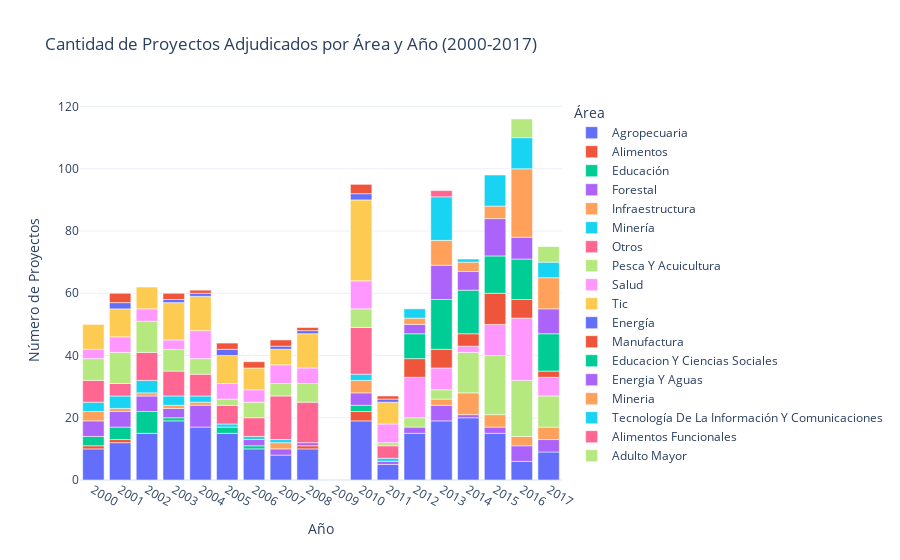

Notebook source saved alongside this figure:
### Markdown cell above
## 2. Cantidad de Proyectos por Área y Año (2000-2017)

Dado que no disponemos de los montos para el periodo 2012-2017, analizamos la **cantidad de proyectos adjudicados** para tener una visión completa de la evolución de las áreas prioritarias a lo largo de todo el periodo estudiado.

### Code cell
# Agrupar por Año y Área (Conteo)
count_by_area_year = df_all.groupby(['year', 'area']).size().reset_index(name='count')

# Filtrar años inválidos si los hubiera (ej. 0)
count_by_area_year = count_by_area_year[count_by_area_year['year'] > 1990]

# Crear Gráfico de Barras Apiladas (Conteo)
fig2 = px.bar(count_by_area_year, 
              x="year", 
              y="count", 
              color="area",
              title="Cantidad de Proyectos Adjudicados por Área y Año (2000-2017)",
              labels={
                  "year": "Año", 
                  "count": "Número de Proyectos", 
                  "area": "Área Temática"
              },
              template="plotly_white")

fig2.update_layout(
    xaxis_tickmode='linear',
    legend_title_text='Área',
    hovermode='x unified'
)

fig2.show()

### Figure 1 — Plotly figure (JSON) as saved in the notebook; plotly's stock layout.template omitted (floating-point values rounded to 4 significant figures)
{"data": [{"hovertemplate": "Área Temática=Agropecuaria<br>Año=%{x}<br>Número de Proyectos=%{y}<extra></extra>", "legendgroup": "Agropecuaria", "marker": {"color": "#636efa", "pattern": {"shape": ""}}, "name": "Agropecuaria", "orientation": "v", "showlegend": true, "textposition": "auto", "type": "bar", "x": [2000, 2001, 2002, 2003, 2004, 2005, 2006, 2007, 2008, 2010, 2011, 2012, 2013, 2014, 2015, 2016, 2017], "xaxis": "x", "y": [10, 12, 15, 19, 17, 15, 10, 8, 10, 19, 5, 15, 19, 20, 15, 6, 9], "yaxis": "y"}, {"hovertemplate": "Área Temática=Alimentos<br>Año=%{x}<br>Número de Proyectos=%{y}<extra></extra>", "legendgroup": "Alimentos", "marker": {"color": "#EF553B", "pattern": {"shape": ""}}, "name": "Alimentos", "orientation": "v", "showlegend": true, "textposition": "auto", "type": "bar", "x": [2000, 2001, 2008, 2010], "xaxis": "x", "y": [1, 1, 1, 3], "yaxis": "y"}, {"hovertemplate": "Área Temática=Educación<br>Año=%{x}<br>Número de Proyectos=%{y}<extra></extra>", "legendgroup": "Educación", "marker": {"color": "#00cc96", "pattern": {"shape": ""}}, "name": "Educación", "orientation": "v", "showlegend": true, "textposition": "auto", "type": "bar", "x": [2000, 2001, 2002, 2003, 2005, 2006, 2010], "xaxis": "x", "y": [3, 4, 7, 1, 2, 1, 2], "yaxis": "y"}, {"hovertemplate": "Área Temática=Forestal<br>Año=%{x}<br>Número de Proyectos=%{y}<extra></extra>", "legendgroup": "Forestal", "marker": {"color": "#ab63fa", "pattern": {"shape": ""}}, "name": "Forestal", "orientation": "v", "showlegend": true, "textposition": "auto", "type": "bar", "x": [2000, 2001, 2002, 2003, 2004, 2006, 2007, 2008, 2010, 2011, 2012, 2013, 2014, 2015, 2016, 2017], "xaxis": "x", "y": [5, 5, 5, 3, 7, 2, 2, 1, 4, 1, 2, 5, 1, 2, 5, 4], "yaxis": "y"}, {"hovertemplate": "Área Temática=Infraestructura<br>Año=%{x}<br>Número de Proyectos=%{y}<extra></extra>", "legendgroup": "Infraestructura", "marker": {"color": "#FFA15A", "pattern": {"shape": ""}}, "name": "Infraestructura", "orientation": "v", "showlegend": true, "textposition": "auto", "type": "bar", "x": [2000, 2001, 2002, 2003, 2004, 2007, 2010, 2013, 2014, 2015, 2016, 2017], "xaxis": "x", "y": [3, 1, 1, 1, 1, 2, 4, 2, 7, 4, 3, 4], "yaxis": "y"}, {"hovertemplate": "Área Temática=Minería<br>Año=%{x}<br>Número de Proyectos=%{y}<extra></extra>", "legendgroup": "Minería", "marker": {"color": "#19d3f3", "pattern": {"shape": ""}}, "name": "Minería", "orientation": "v", "showlegend": true, "textposition": "auto", "type": "bar", "x": [2000, 2001, 2002, 2003, 2004, 2005, 2006, 2007, 2010, 2011], "xaxis": "x", "y": [3, 4, 4, 3, 2, 1, 1, 1, 2, 1], "yaxis": "y"}, {"hovertemplate": "Área Temática=Otros<br>Año=%{x}<br>Número de Proyectos=%{y}<extra></extra>", "legendgroup": "Otros", "marker": {"color": "#FF6692", "pattern": {"shape": ""}}, "name": "Otros", "orientation": "v", "showlegend": true, "textposition": "auto", "type": "bar", "x": [2000, 2001, 2002, 2003, 2004, 2005, 2006, 2007, 2008, 2010, 2011], "xaxis": "x", "y": [7, 4, 9, 8, 7, 6, 6, 14, 13, 15, 4], "yaxis": "y"}, {"hovertemplate": "Área Temática=Pesca Y Acuicultura<br>Año=%{x}<br>Número de Proyectos=%{y}<extra></extra>", "legendgroup": "Pesca Y Acuicultura", "marker": {"color": "#B6E880", "pattern": {"shape": ""}}, "name": "Pesca Y Acuicultura", "orientation": "v", "showlegend": true, "textposition": "auto", "type": "bar", "x": [2000, 2001, 2002, 2003, 2004, 2005, 2006, 2007, 2008, 2010, 2011, 2012, 2013, 2014, 2015, 2016, 2017], "xaxis": "x", "y": [7, 10, 10, 7, 5, 2, 5, 4, 6, 6, 1, 3, 3, 13, 19, 18, 10], "yaxis": "y"}, {"hovertemplate": "Área Temática=Salud<br>Año=%{x}<br>Número de Proyectos=%{y}<extra></extra>", "legendgroup": "Salud", "marker": {"color": "#FF97FF", "pattern": {"shape": ""}}, "name": "Salud", "orientation": "v", "showlegend": true, "textposition": "auto", "type": "bar", "x": [2000, 2001, 2002, 2003, 2004, 2005, 2006, 2007, 2008, 2010, 2011, 2012, 2013, 2014, 2015, 2016, 2017], "xaxis": "x", "y": [3, 5, 4, 3, 9, 5, 4, 6, 5, 9, 6, 13, 7, 2, 10, 20, 6], "yaxis": "y"}, {"hovertemplate": "Área Temática=Tic<br>Año=%{x}<br>Número de Proyectos=%{y}<extra></extra>", "legendgroup": "Tic", "marker": {"color": "#FECB52", "pattern": {"shape": ""}}, "name": "Tic", "orientation": "v", "showlegend": true, "textposition": "auto", "type": "bar", "x": [2000, 2001, 2002, 2003, 2004, 2005, 2006, 2007, 2008, 2010, 2011], "xaxis": "x", "y": [8, 9, 7, 12, 11, 9, 7, 5, 11, 26, 7], "yaxis": "y"}, {"hovertemplate": "Área Temática=Energía<br>Año=%{x}<br>Número de Proyectos=%{y}<extra></extra>", "legendgroup": "Energía", "marker": {"color": "#636efa", "pattern": {"shape": ""}}, "name": "Energía", "orientation": "v", "showlegend": true, "textposition": "auto", "type": "bar", "x": [2001, 2003, 2004, 2005, 2007, 2008, 2010, 2011], "xaxis": "x", "y": [2, 1, 1, 2, 1, 1, 2, 1], "yaxis": "y"}, {"hovertemplate": "Área Temática=Manufactura<br>Año=%{x}<br>Número de Proyectos=%{y}<extra></extra>", "legendgroup": "Manufactura", "marker": {"color": "#EF553B", "pattern": {"shape": ""}}, "name": "Manufactura", "orientation": "v", "showlegend": true, "textposition": "auto", "type": "bar", "x": [2001, 2003, 2004, 2005, 2006, 2007, 2008, 2010, 2011, 2012, 2013, 2014, 2015, 2016, 2017], "xaxis": "x", "y": [3, 2, 1, 2, 2, 2, 1, 3, 1, 6, 6, 4, 10, 6, 2], "yaxis": "y"}, {"hovertemplate": "Área Temática=Educacion Y Ciencias Sociales<br>Año=%{x}<br>Número de Proyectos=%{y}<extra></extra>", "legendgroup": "Educacion Y Ciencias Sociales", "marker": {"color": "#00cc96", "pattern": {"shape": ""}}, "name": "Educacion Y Ciencias Sociales", "orientation": "v", "showlegend": true, "textposition": "auto", "type": "bar", "x": [2012, 2013, 2014, 2015, 2016, 2017], "xaxis": "x", "y": [8, 16, 14, 12, 13, 12], "yaxis": "y"}, {"hovertemplate": "Área Temática=Energia Y Aguas<br>Año=%{x}<br>Número de Proyectos=%{y}<extra></extra>", "legendgroup": "Energia Y Aguas", "marker": {"color": "#ab63fa", "pattern": {"shape": ""}}, "name": "Energia Y Aguas", "orientation": "v", "showlegend": true, "textposition": "auto", "type": "bar", "x": [2012, 2013, 2014, 2015, 2016, 2017], "xaxis": "x", "y": [3, 11, 6, 12, 7, 8], "yaxis": "y"}, {"hovertemplate": "Área Temática=Mineria<br>Año=%{x}<br>Número de Proyectos=%{y}<extra></extra>", "legendgroup": "Mineria", "marker": {"color": "#FFA15A", "pattern": {"shape": ""}}, "name": "Mineria", "orientation": "v", "showlegend": true, "textposition": "auto", "type": "bar", "x": [2012, 2013, 2014, 2015, 2016, 2017], "xaxis": "x", "y": [2, 8, 3, 4, 22, 10], "yaxis": "y"}, {"hovertemplate": "Área Temática=Tecnología De La Información Y Comunicaciones<br>Año=%{x}<br>Número de Proyectos=%{y}<extra></extra>", "legendgroup": "Tecnología De La Información Y Comunicaciones", "marker": {"color": "#19d3f3", "pattern": {"shape": ""}}, "name": "Tecnología De La Información Y Comunicaciones", "orientation": "v", "showlegend": true, "textposition": "auto", "type": "bar", "x": [2012, 2013, 2014, 2015, 2016, 2017], "xaxis": "x", "y": [3, 14, 1, 10, 10, 5], "yaxis": "y"}, {"hovertemplate": "Área Temática=Alimentos Funcionales<br>Año=%{x}<br>Número de Proyectos=%{y}<extra></extra>", "legendgroup": "Alimentos Funcionales", "marker": {"color": "#FF6692", "pattern": {"shape": ""}}, "name": "Alimentos Funcionales", "orientation": "v", "showlegend": true, "textposition": "auto", "type": "bar", "x": [2013], "xaxis": "x", "y": [2], "yaxis": "y"}, {"hovertemplate": "Área Temática=Adulto Mayor<br>Año=%{x}<br>Número de Proyectos=%{y}<extra></extra>", "legendgroup": "Adulto Mayor", "marker": {"color": "#B6E880", "pattern": {"shape": ""}}, "name": "Adulto Mayor", "orientation": "v", "showlegend": true, "textposition": "auto", "type": "bar", "x": [2016, 2017], "xaxis": "x", "y": [6, 5], "yaxis": "y"}], "layout": {"barmode": "relative", "hovermode": "x unified", "legend": {"title": {"text": "Área"}, "tracegroupgap": 0}, "title": {"text": "Cantidad de Proyectos Adjudicados por Área y Año (2000-2017)"}, "xaxis": {"anchor": "y", "domain": [0, 1], "tickmode": "linear", "title": {"text": "Año"}}, "yaxis": {"anchor": "x", "domain": [0, 1], "title": {"text": "Número de Proyectos"}}}}
